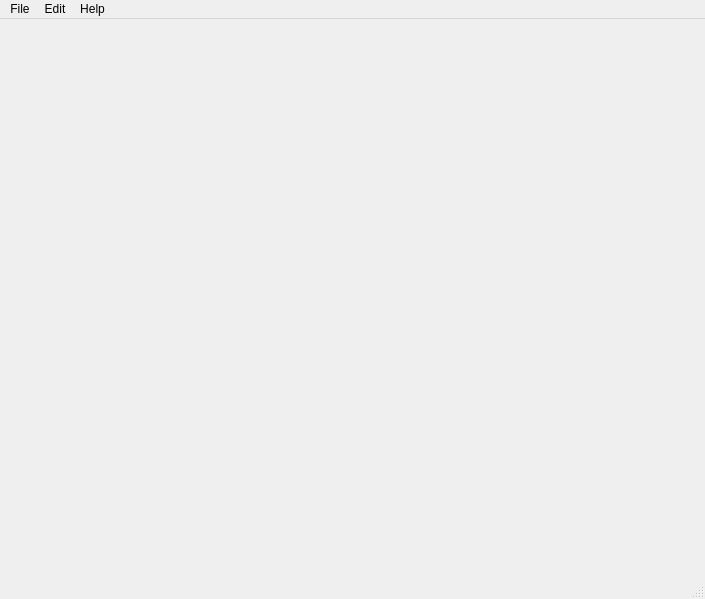
<?xml version="1.0" encoding="UTF-8"?>
<ui version="4.0">
 <class>MainWindow</class>
 <widget class="QMainWindow" name="MainWindow">
  <property name="geometry">
   <rect>
    <x>0</x>
    <y>0</y>
    <width>705</width>
    <height>599</height>
   </rect>
  </property>
  <property name="windowTitle">
   <string>MainWindow</string>
  </property>
  <property name="autoFillBackground">
   <bool>false</bool>
  </property>
  <property name="animated">
   <bool>true</bool>
  </property>
  <property name="unifiedTitleAndToolBarOnMac">
   <bool>false</bool>
  </property>
  <widget class="QWidget" name="centralwidget">
   <property name="sizePolicy">
    <sizepolicy hsizetype="Expanding" vsizetype="Expanding">
     <horstretch>0</horstretch>
     <verstretch>0</verstretch>
    </sizepolicy>
   </property>
   <layout class="QVBoxLayout" name="verticalLayout">
    <item>
     <widget class="QStackedWidget" name="stackedWidget">
      <property name="currentIndex">
       <number>1</number>
      </property>
      <widget class="QWidget" name="page">
       <widget class="QLineEdit" name="lineEdit">
        <property name="geometry">
         <rect>
          <x>330</x>
          <y>260</y>
          <width>113</width>
          <height>20</height>
         </rect>
        </property>
       </widget>
      </widget>
      <widget class="QWidget" name="page_2">
       <layout class="QVBoxLayout" name="verticalLayout_2">
        <item>
         <layout class="QVBoxLayout" name="layoutImg"/>
        </item>
       </layout>
      </widget>
     </widget>
    </item>
   </layout>
  </widget>
  <widget class="QStatusBar" name="statusbar"/>
  <widget class="QMenuBar" name="menuBar">
   <property name="geometry">
    <rect>
     <x>0</x>
     <y>0</y>
     <width>705</width>
     <height>23</height>
    </rect>
   </property>
   <widget class="QMenu" name="menuFile">
    <property name="title">
     <string>File</string>
    </property>
    <addaction name="actionOpen_File"/>
   </widget>
   <widget class="QMenu" name="menuEdit">
    <property name="title">
     <string>Edit</string>
    </property>
    <addaction name="actionZoom"/>
    <addaction name="actionZoom_In"/>
   </widget>
   <widget class="QMenu" name="menuHelp">
    <property name="title">
     <string>Help</string>
    </property>
    <addaction name="actionAbout"/>
   </widget>
   <addaction name="menuFile"/>
   <addaction name="menuEdit"/>
   <addaction name="menuHelp"/>
  </widget>
  <action name="actionOpen_File">
   <property name="text">
    <string>Open File ...</string>
   </property>
  </action>
  <action name="actionZoom">
   <property name="text">
    <string>Zoom Out</string>
   </property>
  </action>
  <action name="actionZoom_In">
   <property name="text">
    <string>Zoom In</string>
   </property>
  </action>
  <action name="actionAbout">
   <property name="text">
    <string>About</string>
   </property>
  </action>
 </widget>
 <resources/>
 <connections/>
</ui>
